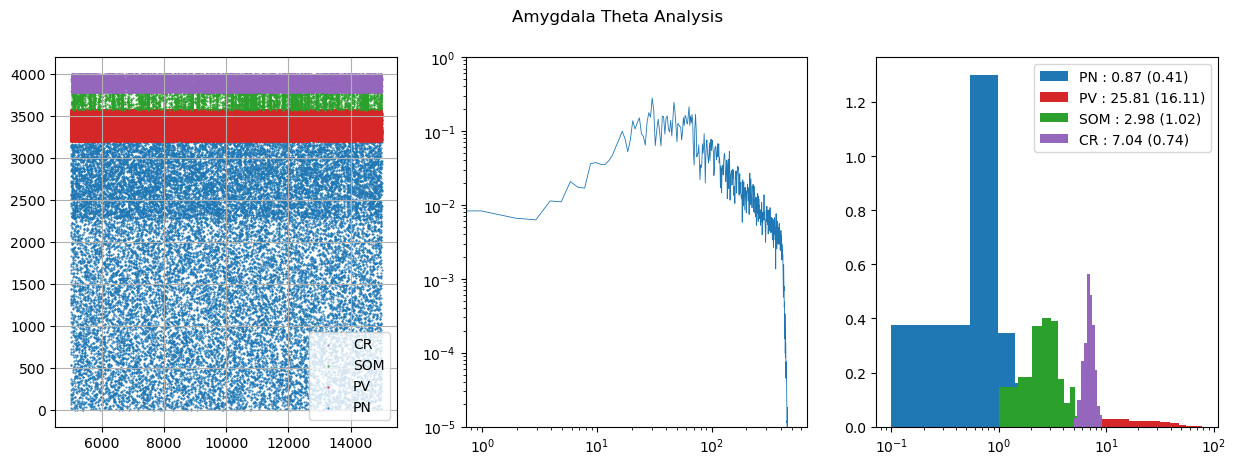

The Python source for this figure:
"""
A python implementation of matlab/analysis.m

TB - 8/4/21
"""

from scipy.signal import hanning,welch,decimate
import h5py
import numpy as np
import matplotlib.pyplot as plt
import pandas as pd
import sys

scale = 4

def raster(spikes_df,node_set,skip_ms=0,ax=None):
    spikes_df = spikes_df[spikes_df['timestamps']>skip_ms] 
    for node in node_set:
        cells = range(node['start'],node['end']+1) #+1 to be inclusive of last cell
        cell_spikes = spikes_df[spikes_df['node_ids'].isin(cells)]

        ax.scatter(cell_spikes['timestamps'],cell_spikes['node_ids'],
                   c='tab:'+node['color'],s=0.25, label=node['name'])
    
    handles,labels = ax.get_legend_handles_labels()
    ax.legend(reversed(handles), reversed(labels))
    ax.grid(True)

def raw_ecp(lfp):
    pass

def ecp_psd(ecp,skip_n=0,downsample=20,nfft=1024,fs=1000,noverlap=0,ax=None):
    
    #skip_n first few
    data = ecp[skip_n:]

    #downsample the data to fit ms (steps used 20=1/.05 step)
    lfp_d = decimate(data,downsample)
    raw_ecp(lfp_d)
    win = hanning(nfft, True)

    f,pxx = welch(lfp_d,fs,window=win,noverlap=noverlap,nfft=nfft)

    ax.set_xscale('log')
    ax.set_yscale('log')
    ax.plot(f, pxx*1000,linewidth=0.6)
    ax.set_ylim([0.00001,1])
    
    theta = pxx[np.where((f>8) & (f<12))]*1000
    gamma = pxx[np.where((f>50) & (f<60))]*1000
    mean_theta = theta.mean()
    peak_theta = theta.max()
    mean_gamma = gamma.mean()
    peak_gamma = gamma.max()
    print('')
    print("Mean theta (8Hz-12Hz)  : " + str(mean_theta))
    print("Mean gamma (50Hz-60Hz) : " + str(mean_gamma))
    print('')
    print("Peak theta (8Hz-12Hz)  : " + str(peak_theta))
    print("Peak gamma (50Hz-60Hz) : " + str(peak_gamma))
    print('')

def spike_frequency_histogram(spikes_df,node_set,ms,skip_ms=0,ax=None,n_bins=10):
    print("Type : mean (std)")
    for node in node_set:
        cells = range(node['start'],node['end']+1) #+1 to be inclusive of last cell
        cell_spikes = spikes_df[spikes_df['node_ids'].isin(cells)]

        #skip the first few ms
        cell_spikes = cell_spikes[cell_spikes['timestamps']>skip_ms]
        spike_counts = cell_spikes.node_ids.value_counts()
        total_seconds = (ms-skip_ms)/1000
        spike_counts_per_second = spike_counts / total_seconds

        spikes_mean = spike_counts_per_second.mean()
        spikes_std = spike_counts_per_second.std()
        
        label = "{} : {:.2f} ({:.2f})".format(node['name'],spikes_mean,spikes_std)
        print(label)
        c = "tab:" + node['color']
        if ax:
            ax.hist(spike_counts_per_second,n_bins,density=True,histtype='bar',label=label,color=c)
    if ax:
        ax.set_xscale('log')
        ax.legend() 
        
        

def run(show_plots=False,save_plots=False):
    

    dt = 0.05
    steps_per_ms = 1/dt
    skip_seconds = 5
    skip_ms = skip_seconds*1000
    skip_n = int(skip_ms * steps_per_ms)
    end_ms = 15000

    spikes_location = 'outputECP/spikes.h5'
    
    print("loading " + spikes_location)
    f = h5py.File(spikes_location)
    spikes_df = pd.DataFrame({'node_ids':f['spikes']['BLA']['node_ids'],'timestamps':f['spikes']['BLA']['timestamps']}) 
    print("done")

    if show_plots or save_plots:
        ecp_h5_location = 'outputECP/ecp.h5'
        print("loading " + ecp_h5_location)
        ecp_channel = 0
        f = h5py.File(ecp_h5_location)
        data_raw = np.array(f['ecp']['data'])
        ecp = data_raw.T[ecp_channel] #flip verts and grab channel 0
        print("done")

    node_set = [
        {"name":"PN","start":0*scale,"end":799*scale,"color":"blue"},
        {"name":"PV","start":800*scale,"end":892*scale,"color":"red"},
        {"name":"SOM","start":893*scale,"end":943*scale,"color":"green"},
        {"name":"CR","start":944*scale,"end":999*scale,"color":"purple"}
    ]
    
    if show_plots or save_plots:
        print("plotting...")
        fig, (ax1,ax2,ax3) = plt.subplots(1,3,figsize=(15,4.8))#6.4,4.8 default
        fig.suptitle('Amygdala Theta Analysis')
        ecp_psd(ecp, skip_n=skip_n, ax=ax2)
        spike_frequency_histogram(spikes_df,node_set,end_ms,skip_ms=skip_ms,ax=ax3)
        raster(spikes_df,node_set,skip_ms=skip_ms,ax=ax1)
        if save_plots:
            f_name = 'analysis.png'
            print("saving " + f_name)
            plt.savefig(f_name, bbox_inches='tight')
        if show_plots:
            print("showing plots...")
            fig.tight_layout()
            plt.show()
         
    else:
        spike_frequency_histogram(spikes_df,node_set,end_ms,skip_ms=skip_ms)


if __name__ == '__main__':
    show_plots = True
    save_plots = True
    if '--show-plots' in sys.argv:
        show_plots = True
    if '--save-plots' in sys.argv:
        save_plots = True
        
    run(show_plots = show_plots, save_plots = save_plots)
